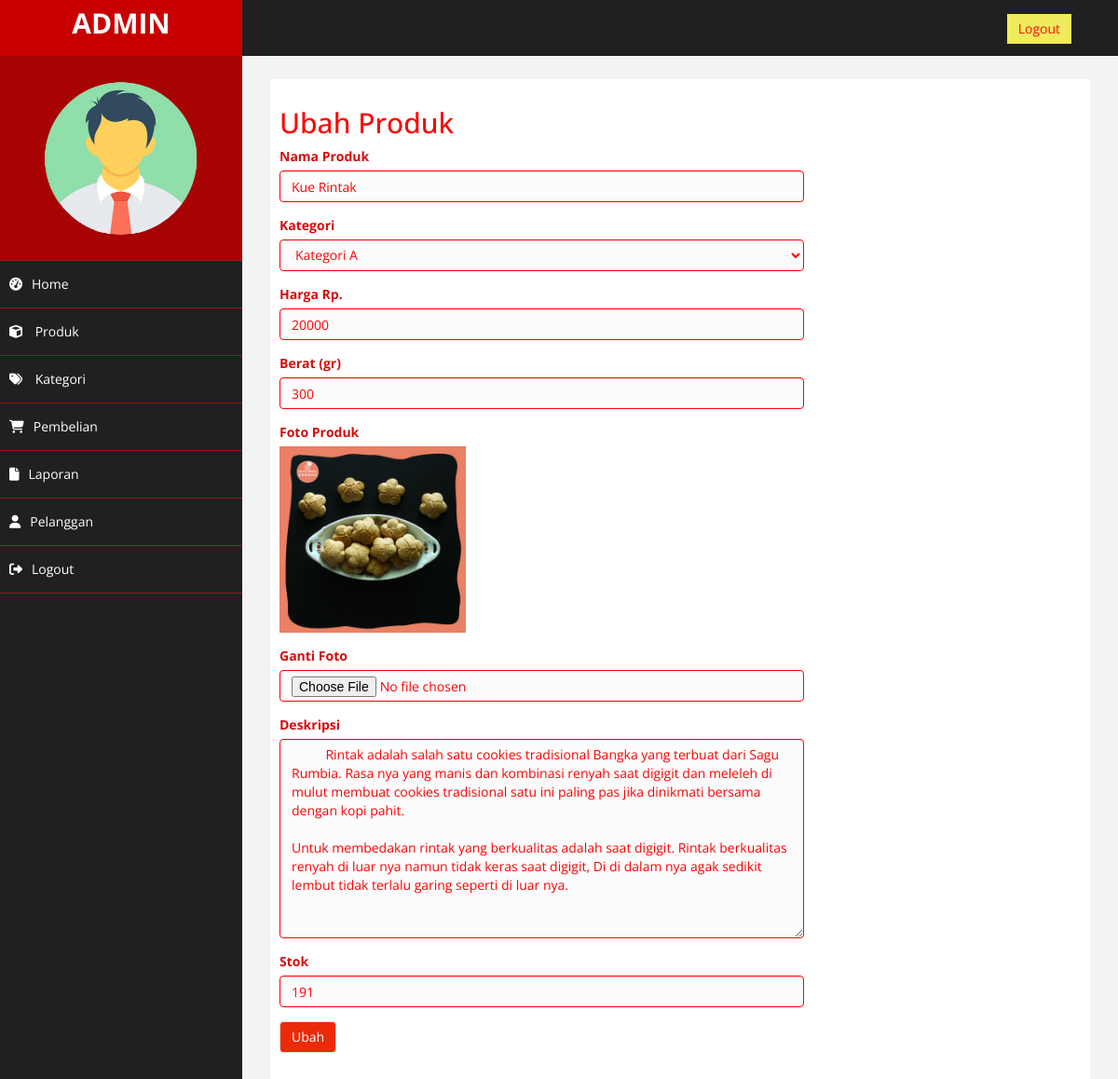
Screenshot of /admin/index.php?halaman=ubahproduk&id=1 (signed in) with the database file from the repository.
### tables this page shows
CREATE TABLE `produk` (
  `id_produk` int(11) NOT NULL,
  `id_kategori` int(5) NOT NULL,
  `nama_produk` varchar(100) NOT NULL,
  `harga_produk` int(11) NOT NULL,
  `berat_produk` int(11) NOT NULL,
  `foto_produk` varchar(100) NOT NULL,
  `deskripsi_produk` text NOT NULL,
  `stok_produk` int(5) NOT NULL
);

CREATE TABLE `kategori` (
  `id_kategori` int(5) NOT NULL,
  `nama_kategori` varchar(30) NOT NULL
);

### admin/ubahproduk.php (the view, shortened to what this page needs)
<?php
$ambil = $koneksi->query("SELECT * FROM produk WHERE id_produk = '$_GET[id]'");
$pecah = $ambil->fetch_assoc();
$datakategori = [];
$ambil = $koneksi->query("SELECT * FROM kategori");
while($tiap = $ambil->fetch_assoc()){
	$datakategori[] = $tiap;
}
?>
<h2>Ubah Produk</h2>
<div class="row">
	<div class="col-md-8">
    <form action="" method="post" enctype="multipart/form-data">
      <div class="form-group">
        <label for="">Nama Produk</label>
        <input type="text" name="nama" class="form-control" value="<?= $pecah['nama_produk']; ?>">
      </div>
      <div class="form-group">
        <label>Kategori</label>
        <select name="id_kategori" id="" class="form-control">
          <?php foreach($datakategori as $key => $value): ?>
          <option value="<?= $value['id_kategori'] ?>" <?php if($pecah['id_kategori']==$value['id_kategori']){echo "selected";} ?>>
            <?= $value['nama_kategori']; ?>
          </option>
          <?php endforeach; ?>
        </select>
      </div>
      <div class="form-group">
        <label for="">Harga Rp.</label>
        <input type="number" name="harga" class="form-control" value="<?= $pecah['harga_produk']; ?>">
      </div>
      <div class="form-group">
        <label for="">Berat (gr)</label>
        <input type="number" name="berat" class="form-control" value="<?= $pecah['berat_produk']; ?>">
      </div>
      <div class="form-group">
        <label for="">Foto Produk</label><br>
        <img src="../foto_produk/<?= $pecah['foto_produk']?>" width="200">
      </div>
      <div class="form-group">
        <label for="">Ganti Foto</label>
        <input type="file" name="foto" class="form-control">
      </div>
      <div class="form-group">
        <label for="">Deskripsi</label>
        <textarea name="deskripsi" class="form-control" rows="10">
          <?= $pecah['deskripsi_produk']; ?>
        </textarea>
      </div>
      <div class="form-group">
        <label for="">Stok</label>
        <input type="number" name="stok" class="form-control" value="<?= $pecah['stok_produk']; ?>">
      </div>
      <button name="ubah" class="btn btn-primary">Ubah</button>
    </form>
  </div>
</div>

### admin/assets/css/custom.css (style rules this page uses)
body { font-family: 'Open Sans', sans-serif; }
h2 { color: #f00; }

### rows the page displays
produk: nama "Kue Rintak", id_kategori "Kategori A", harga "20000", berat "300", foto_produk (picture), deskripsi "Rintak adalah salah satu cookies tradisional Bangka yang terbuat dari Sagu Rumbia. Rasa nya yang manis dan kombinasi renyah saat digigit dan meleleh di mulut membuat cookies tradisional satu ini paling pas jika dinikmati bersama dengan kopi pahit. Untuk membedakan rintak yang berkualitas adalah saat digigit. Rintak berkualitas renyah di luar nya namun tidak keras saat digigit, Di di dalam nya agak sedikit lembut tidak terlalu garing seperti di luar nya.", stok "191"
